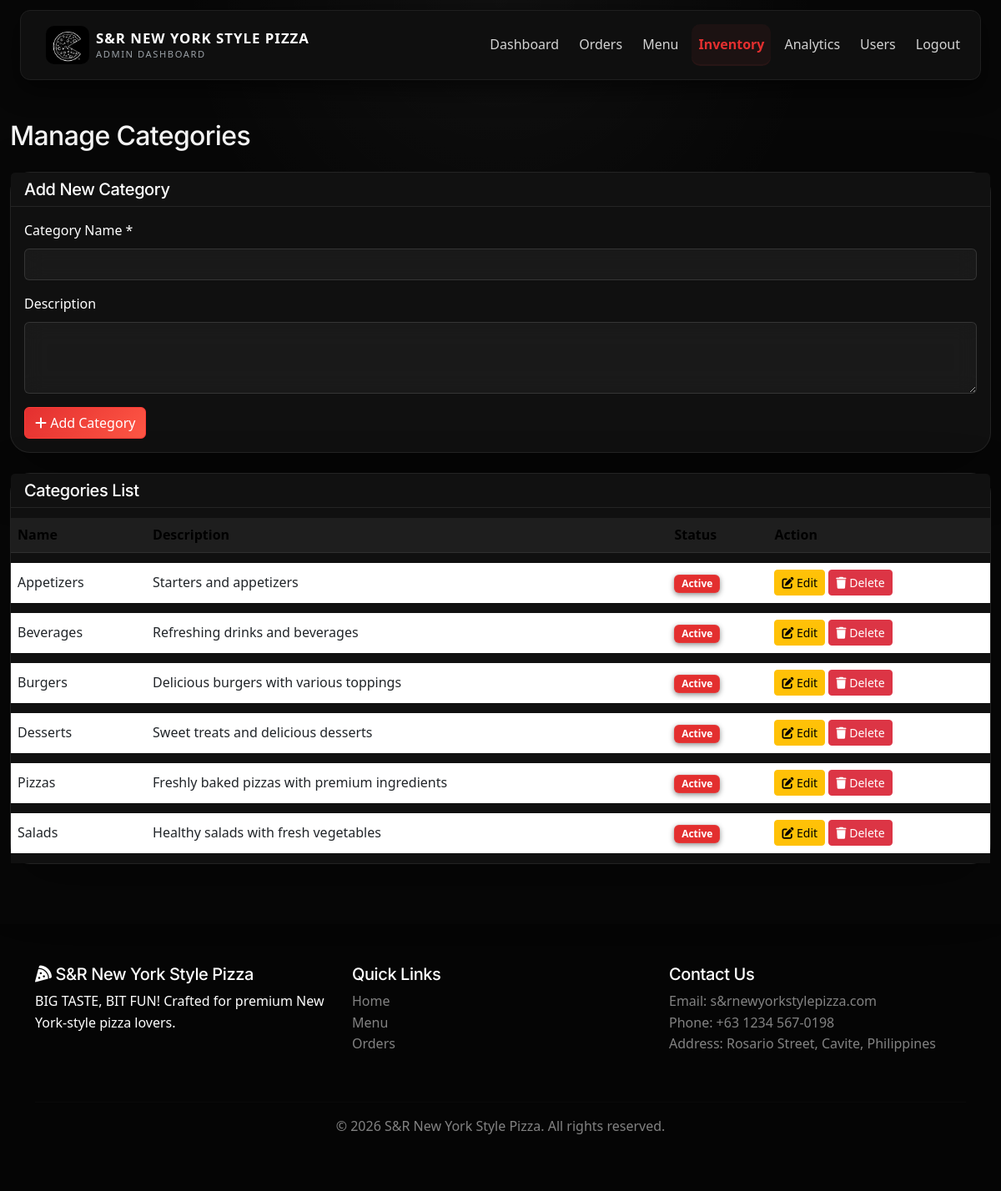
/admin/manage_categories.php (signed in), run on the app's committed database.
### tables this page shows
CREATE TABLE IF NOT EXISTS categories (
    id INT PRIMARY KEY AUTO_INCREMENT,
    name VARCHAR(100) UNIQUE NOT NULL,
    description TEXT,
    image VARCHAR(255),
    is_active BOOLEAN DEFAULT TRUE,
    created_at TIMESTAMP DEFAULT CURRENT_TIMESTAMP,
    updated_at TIMESTAMP DEFAULT CURRENT_TIMESTAMP ON UPDATE CURRENT_TIMESTAMP
);

### includes/functions.php (called while the page is built, shortened)
<?php
function getAllCategories() {
    global $conn;
    $stmt = $conn->prepare("SELECT * FROM categories WHERE is_active = TRUE ORDER BY name");
    $stmt->execute();
    $result = $stmt->get_result();
    return $result->fetch_all(MYSQLI_ASSOC);
}
?>

### admin/manage_categories.php (the view, shortened to what this page needs)
<?php
require_once '../includes/config.php';
require_once '../includes/functions.php';
$categories = getAllCategories();
require_once '../includes/header.php';
?>
<div class="container-fluid py-4">
    <h2 class="mb-4">Manage Categories</h2>
    <div class="card mb-4">
        <div class="card-header bg-primary text-white">
            <h5 class="mb-0">Add New Category</h5>
        </div>
        <div class="card-body">
            <form method="POST">
                <div class="mb-3">
                    <label for="name" class="form-label">Category Name *</label>
                    <input type="text" class="form-control" id="name" name="name" required>
                </div>
                <div class="mb-3">
                    <label for="description" class="form-label">Description</label>
                    <textarea class="form-control" id="description" name="description" rows="3"></textarea>
                </div>
                <button type="submit" class="btn btn-primary">
                    <i class="fas fa-plus"></i> Add Category
                </button>
            </form>
        </div>
    </div>
    <div class="card">
        <div class="card-header bg-primary text-white">
            <h5 class="mb-0">Categories List</h5>
        </div>
        <div class="table-responsive">
            <table class="table table-hover mb-0">
                <thead class="table-light">
                    <tr>
                        <th>Name</th>
                        <th>Description</th>
                        <th>Status</th>
                        <th>Action</th>
                    </tr>
                </thead>
                <tbody>
                    <?php foreach ($categories as $category): ?>
                        <tr>
                            <td><?php echo htmlspecialchars($category['name']); ?></td>
                            <td><?php echo htmlspecialchars($category['description']); ?></td>
                            <td>
                                <?php if ($category['is_active']): ?>
                                    <span class="badge bg-success">Active</span>
                                <?php else: ?>
                                    <span class="badge bg-danger">Inactive</span>
                                <?php endif; ?>
                            </td>
                            <td>
                                <a href="edit_category.php?id=<?php echo $category['id']; ?>" class="btn btn-sm btn-warning">
                                    <i class="fas fa-edit"></i> Edit
                                </a>
                                <form method="POST" class="d-inline">
                                    <button type="submit" class="btn btn-sm btn-danger" onclick="return confirm('Are you sure?')">
                                        <i class="fas fa-trash"></i> Delete
                                    </button>
                                </form>
                            </td>
                        </tr>
                    <?php endforeach; ?>
                </tbody>
            </table>
        </div>
    </div>
</div>
<?php require_once '../includes/footer.php'; ?>

### includes/header.php (shortened to what this page needs)
<!DOCTYPE html>
<html lang="en">
<head>
    <link rel="stylesheet" href="https://cdnjs.cloudflare.com/ajax/libs/bootstrap/5.3.0/css/bootstrap.min.css">
    <link rel="stylesheet" href="https://cdnjs.cloudflare.com/ajax/libs/font-awesome/6.4.0/css/all.min.css">
    <link href="https://cdn.jsdelivr.net/npm/select2@4.1.0-rc.0/dist/css/select2.min.css" rel="stylesheet" />
    <link rel="stylesheet" href="<?php echo SITE_URL; ?>css/style.css">
</head>
<?php
$isAdminPage = (strpos($_SERVER['REQUEST_URI'], '/admin/') !== false) || (function_exists('isAdmin') && isAdmin());
$activeScript = basename($_SERVER['SCRIPT_NAME']);
?>
<body <?php if($isAdminPage) echo 'class="admin-layout"'; ?>>
<?php if ($isAdminPage): ?>
    <nav class="admin-navbar navbar navbar-expand-lg navbar-dark">
        <div class="container-fluid">
            <a class="navbar-brand d-flex align-items-center" href="<?php echo SITE_URL; ?>admin/dashboard.php">
                <img src="<?php echo SITE_URL; ?>uploads/profiles/logo2.jpg" alt="logo" class="navbar-logo me-2">
                <div class="d-flex flex-column" style="line-height:1">
                    <span style="font-weight:700">S&amp;R New York Style Pizza</span>
                    <small style="color:#9aa0a6">Admin Dashboard</small>
                </div>
            </a>
            <div class="collapse navbar-collapse" id="adminNav">
                <ul class="navbar-nav ms-auto align-items-center">
                    <li class="nav-item"><a class="nav-link <?php echo $activeScript==='dashboard.php' ? 'active' : ''; ?>" href="<?php echo SITE_URL; ?>admin/dashboard.php">Dashboard</a></li>
                    <li class="nav-item"><a class="nav-link <?php echo in_array($activeScript,['manage_orders.php','view_order.php','edit_order.php']) ? 'active' : ''; ?>" href="<?php echo SITE_URL; ?>admin/manage_orders.php">Orders</a></li>
                    <li class="nav-item"><a class="nav-link <?php echo in_array($activeScript,['manage_food.php','add_food.php','edit_food.php']) ? 'active' : ''; ?>" href="<?php echo SITE_URL; ?>admin/manage_food.php">Menu</a></li>
                    <li class="nav-item"><a class="nav-link <?php echo in_array($activeScript,['manage_categories.php','edit_category.php']) ? 'active' : ''; ?>" href="<?php echo SITE_URL; ?>admin/manage_categories.php">Inventory</a></li>
                    <li class="nav-item"><a class="nav-link <?php echo $activeScript==='dashboard.php' ? 'active' : ''; ?>" href="<?php echo SITE_URL; ?>admin/dashboard.php">Analytics</a></li>
                    <li class="nav-item"><a class="nav-link <?php echo in_array($activeScript,['manage_users.php','view_user.php']) ? 'active' : ''; ?>" href="<?php echo SITE_URL; ?>admin/manage_users.php">Users</a></li>
                    <li class="nav-item">
                        <a class="nav-link" href="<?php echo SITE_URL; ?>user/logout.php">Logout</a>
                    </li>
                </ul>
            </div>
        </div>
    </nav>
<?php endif; ?>

### includes/footer.php (shortened to what this page needs)
    <footer class="bg-black text-white py-5 mt-5">
        <div class="container">
            <div class="row">
                <div class="col-md-4 mb-4">
                    <h5><i class="fas fa-pizza-slice"></i> S&R New York Style Pizza</h5>
                    <p>BIG TASTE, BIT FUN! Crafted for premium New York-style pizza lovers.</p>
                </div>
                <div class="col-md-4 mb-4">
                    <h5>Quick Links</h5>
                    <ul class="list-unstyled">
                        <li><a href="<?php echo SITE_URL; ?>" class="text-white-50">Home</a></li>
                        <li><a href="<?php echo SITE_URL; ?>user/menu.php" class="text-white-50">Menu</a></li>
                        <li><a href="<?php echo SITE_URL; ?>user/orders.php" class="text-white-50">Orders</a></li>
                    </ul>
                </div>
                <div class="col-md-4 mb-4">
                    <h5>Contact Us</h5>
                    <p class="text-white-50">
                        Email: s&rnewyorkstylepizza.com<br>
                        Phone: +63 1234 567-0198<br>
                        Address: Rosario Street, Cavite, Philippines
                    </p>
                </div>
            </div>
            <hr class="bg-white-50">
            <div class="text-center text-white-50">
                <p>&copy; 2026 S&R New York Style Pizza. All rights reserved.</p>
            </div>
        </div>
    </footer>
</body>
</html>

### css/style.css (style rules this page uses)
:root { color-scheme: dark; font-family: 'Inter', system-ui, -apple-system, BlinkMacSystemFont, 'Segoe UI', sans-serif; color: #f5f5f5; background: radial-gradient(circle at top, #121212 0%, #070707 45%, #000 100%); accent-color: #e32f2f; }
html, body { min-height: 100%; background: radial-gradient(circle at top, rgba(255,255,255,0.04), transparent 25%), #070707; color: #f5f5f5; overflow-x: hidden; }
body { font-size: 16px; line-height: 1.6; font-weight: 400; }
h1, h2, h3, h4, h5, h6 { font-family: 'Inter', system-ui, -apple-system, BlinkMacSystemFont, 'Segoe UI', sans-serif; letter-spacing: -0.02em; }
a { color: #fff; text-decoration: none; }
.navbar { background: linear-gradient(180deg, rgba(15,15,15,0.96), rgba(10,10,10,0.96)); border-bottom: 1px solid rgba(255,255,255,0.08); box-shadow: 0 10px 40px rgba(0, 0, 0, 0.25); }
.navbar-brand { font-size: 1.05rem; letter-spacing: 0.06em; text-transform: uppercase; align-items: center; }
.navbar-logo { max-height: 46px; width: auto; display: inline-block; }
.navbar-brand small { display: block; font-size: 0.7rem; letter-spacing: 0.14em; color: rgba(255,255,255,0.65); margin-top: 0.25rem; }
.navbar-nav .nav-link { color: rgba(255,255,255,0.82) !important; transition: color 0.24s ease; }
.navbar-nav .nav-link:hover, .navbar-nav .nav-link.active { color: #e32f2f !important; }
.btn-red, .btn-primary { background: linear-gradient(135deg, #e32f2f, #ff5745); border-color: #ff3b36; color: #fff; transition: transform 0.22s ease, filter 0.22s ease, box-shadow 0.22s ease; }
.badge.bg-warning, .badge.bg-success, .badge.bg-info, .badge.bg-secondary { background: #e32f2f !important; color: #fff !important; }
.badge { background: #000 !important; color: #fff !important; border: 1px solid rgba(255,255,255,0.06); padding: 0.35em 0.65em; font-weight: 600; box-shadow: 0 2px 6px rgba(0,0,0,0.45); }
.card-header.bg-primary, .alert-primary, .bg-primary { background: #111111 !important; border-color: rgba(255,255,255,0.08) !important; color: #fff !important; }
.card, .table, .form-control, .form-select, .dropdown-menu { background: rgba(17, 17, 17, 0.95); border-color: rgba(255,255,255,0.1); color: #ffffff; backdrop-filter: blur(12px); }
.card { border: 1px solid rgba(255,255,255,0.08); border-radius: 24px; box-shadow: 0 24px 70px rgba(0,0,0,0.30); transition: transform 0.28s ease, box-shadow 0.28s ease; }
.table { border-collapse: separate; border-spacing: 0 0.75rem; }
.table thead th { background: rgba(255,255,255,0.06); border-bottom: 1px solid rgba(255,255,255,0.08); }
.table tbody tr { background: rgba(255,255,255,0.03); transition: background 0.22s ease; }
.table td, .table th { vertical-align: middle; border-top: none; }
.card-header, .card .card-header { background: #111111 !important; border-bottom: 1px solid rgba(255,255,255,0.08); }
.form-control, .form-select { background: rgba(255,255,255,0.04); border: 1px solid rgba(255,255,255,0.12); color: #f5f5f5; }
.form-control::placeholder, .form-select::placeholder { color: rgba(255,255,255,0.48); }
.bg-dark, .bg-black, .bg-primary { background: #050505 !important; }
footer { background: #050505; color: rgba(255,255,255,0.78); }
footer h5 { color: #fff; }
footer a { color: rgba(255,255,255,0.65); }
footer hr { border-top-color: rgba(255,255,255,0.08); }
.admin-navbar { position:fixed;top:12px;left:50%;transform:translateX(-50%);width:calc(100% - 48px);max-width:1400px;height:84px;background:#0F0F0F;border-radius:12px;border:1px solid #1F1F1F;box-shadow:0 10px 30px rgba(0,0,0,0.6);backdrop-filter:blur(6px);z-index:1100 }
.admin-navbar .navbar-brand { padding-left:18px;padding-right:18px }
.admin-navbar .navbar-logo { width:52px;height:52px;border-radius:10px;object-fit:cover }
.admin-navbar .nav-link { color:rgba(255,255,255,0.75);padding:12px 14px;margin:0 4px;border-radius:10px;transition:all 0.18s ease }
.admin-navbar .nav-link.active { background:rgba(239,68,68,0.06);color:#ef4444;font-weight:700;box-shadow:inset 0 -2px 0 rgba(239,68,68,0.06) }
.admin-layout { padding-top:120px }

### data on the page
categories: name "Appetizers", description "Starters and appetizers", is_active "Active"
categories: name "Beverages", description "Refreshing drinks and beverages", is_active "Active"
categories: name "Burgers", description "Delicious burgers with various toppings", is_active "Active"
categories: name "Desserts", description "Sweet treats and delicious desserts", is_active "Active"
categories: name "Pizzas", description "Freshly baked pizzas with premium ingredients", is_active "Active"
categories: name "Salads", description "Healthy salads with fresh vegetables", is_active "Active"
